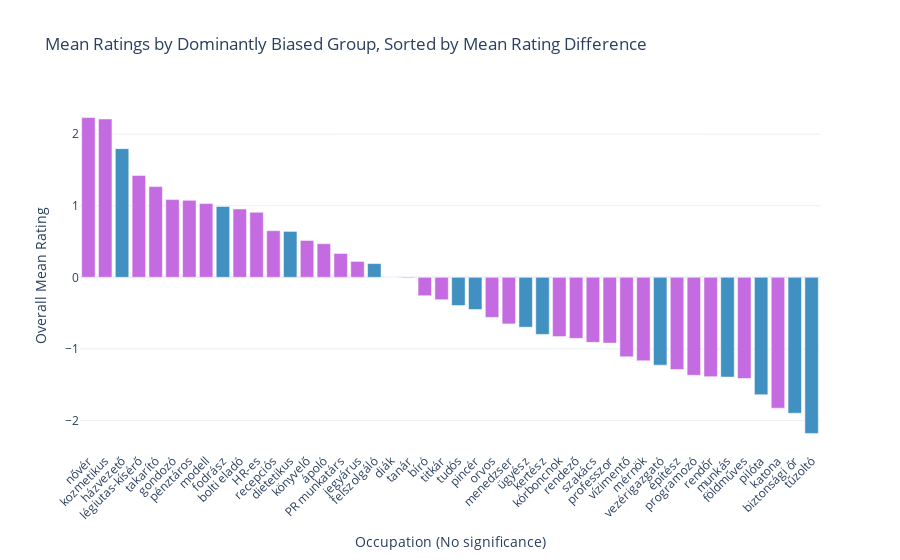

Source (notebook cell):
### Code cell
# Plot
fig = go.Figure()
fig.add_trace(go.Bar(
    x=df_ttest_sorted['occupation'],
    y=df_ttest_sorted['overall_mean'],
    marker_color=df_ttest_sorted['bias_by'].map(color_map),
    customdata=df_ttest_sorted[['mean_difference', 'bias_by']],
    hovertemplate='Occupation: %{x}<br>Overall Mean: %{y:.2f}<br>Mean Diff: %{customdata[0]:.2f}<br>Greater Bias: %{customdata[1]}<extra></extra>'
))
# Layout
fig.update_layout(
    title='Mean Ratings by Dominantly Biased Group, Sorted by Mean Rating Difference',
    xaxis_title='Occupation (No significance)',
    yaxis_title='Overall Mean Rating',
    xaxis_tickangle=-45,
    template='plotly_white'
)

fig.show()

### Figure 1 — Plotly figure (JSON) as saved in the notebook; plotly's stock layout.template omitted (floating-point values rounded to 4 significant figures)
{"data": [{"customdata": [[0.6465, "Men"], [0.2424, "Men"], [0.0404, "Women"], [0.4848, "Men"], [0.3535, "Men"], [0.7172, "Men"], [0.5152, "Men"], [0.6061, "Men"], [0.202, "Women"], [0.09091, "Men"], [0.1818, "Men"], [0.0303, "Men"], [0.1717, "Women"], [0.303, "Men"], [0.3939, "Men"], [0.6667, "Men"], [0.4444, "Men"], [0.1616, "Women"], [0, "Equal"], [0.202, "Men"], [0.1515, "Men"], [0.2626, "Men"], [0.1212, "Women"], [0.0101, "Women"], [0.2121, "Men"], [0.0303, "Men"], [0.06061, "Women"], [0.0404, "Women"], [0.5657, "Men"], [0.07071, "Men"], [0.1818, "Men"], [0.3838, "Men"], [0.2222, "Men"], [0.3333, "Men"], [0.4545, "Women"], [0.7576, "Men"], [0.3737, "Men"], [0.7778, "Men"], [0.1212, "Women"], [0.2828, "Men"], [0.1717, "Women"], [0.5657, "Men"], [0.0202, "Women"], [0.3636, "Women"]], "hovertemplate": "Occupation: %{x}<br>Overall Mean: %{y:.2f}<br>Mean Diff: %{customdata[0]:.2f}<br>Greater Bias: %{customdata[1]}<extra></extra>", "marker": {"color": ["#C46BE1", "#C46BE1", "#4090C2", "#C46BE1", "#C46BE1", "#C46BE1", "#C46BE1", "#C46BE1", "#4090C2", "#C46BE1", "#C46BE1", "#C46BE1", "#4090C2", "#C46BE1", "#C46BE1", "#C46BE1", "#C46BE1", "#4090C2", "#949494", "#C46BE1", "#C46BE1", "#C46BE1", "#4090C2", "#4090C2", "#C46BE1", "#C46BE1", "#4090C2", "#4090C2", "#C46BE1", "#C46BE1", "#C46BE1", "#C46BE1", "#C46BE1", "#C46BE1", "#4090C2", "#C46BE1", "#C46BE1", "#C46BE1", "#4090C2", "#C46BE1", "#4090C2", "#C46BE1", "#4090C2", "#4090C2"]}, "type": "bar", "x": ["nővér", "kozmetikus", "házvezető", "légiutas-kísérő", "takarító", "gondozó", "pénztáros", "modell", "fodrász", "bolti eladó", "HR-es", "recepciós", "dietetikus", "könyvelő", "ápoló", "PR munkatárs", "jegyárus", "felszolgáló", "diák", "tanár", "bíró", "titkár", "tudós", "pincér", "orvos", "menedzser", "ügyész", "kertész", "kórboncnok", "rendező", "szakács", "professzor", "vízimentő", "mérnök", "vezérigazgató", "építész", "programozó", "rendőr", "munkás", "földműves", "pilóta", "katona", "biztonsági őr", "tűzoltó"], "y": [2.232, 2.212, 1.798, 1.424, 1.268, 1.086, 1.076, 1.03, 0.9899, 0.9545, 0.9091, 0.6515, 0.6414, 0.5152, 0.4697, 0.3333, 0.2222, 0.1919, 0.0, -0.0101, -0.2576, -0.3131, -0.3939, -0.4495, -0.5606, -0.6515, -0.697, -0.798, -0.8283, -0.8535, -0.9091, -0.9192, -1.111, -1.167, -1.227, -1.288, -1.369, -1.389, -1.394, -1.414, -1.641, -1.828, -1.899, -2.182]}], "layout": {"title": {"text": "Mean Ratings by Dominantly Biased Group, Sorted by Mean Rating Difference"}, "xaxis": {"tickangle": -45, "title": {"text": "Occupation (No significance)"}}, "yaxis": {"title": {"text": "Overall Mean Rating"}}}}
